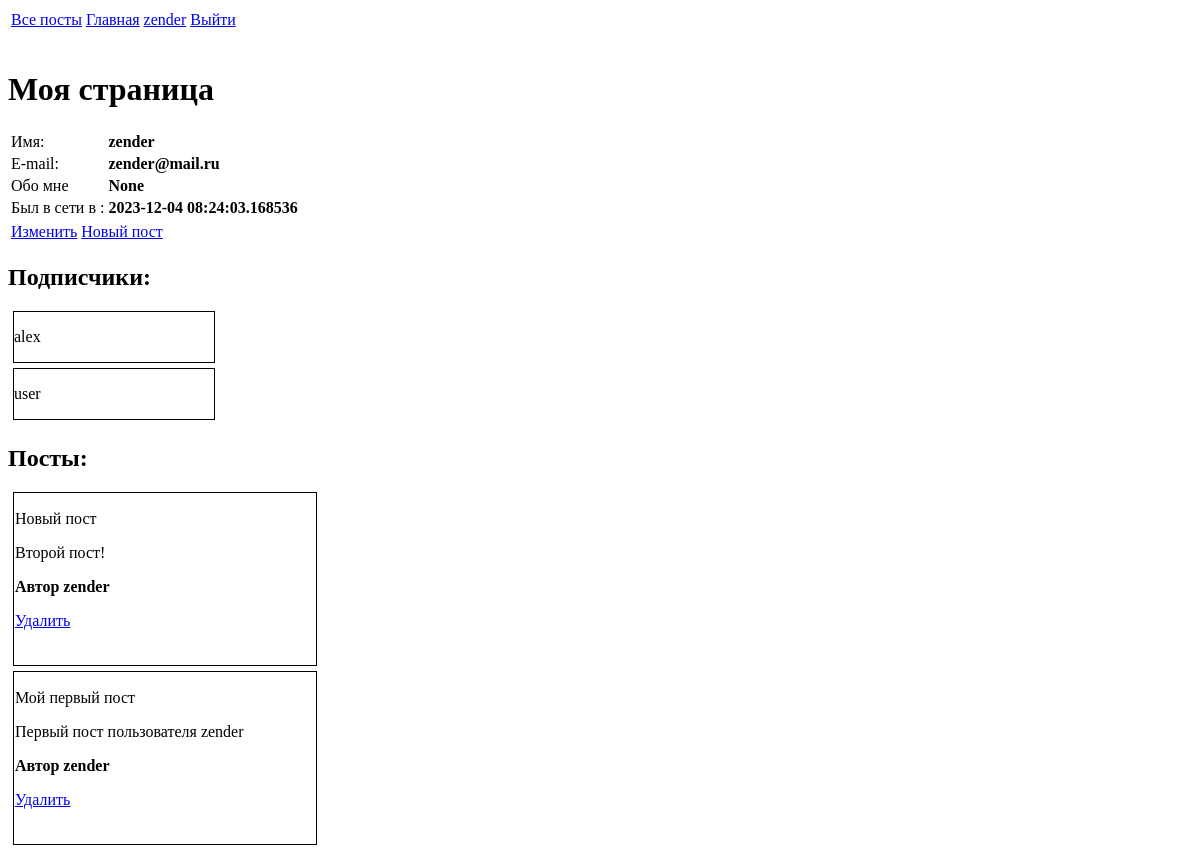
The app's page /profile/zender (signed in), older data.
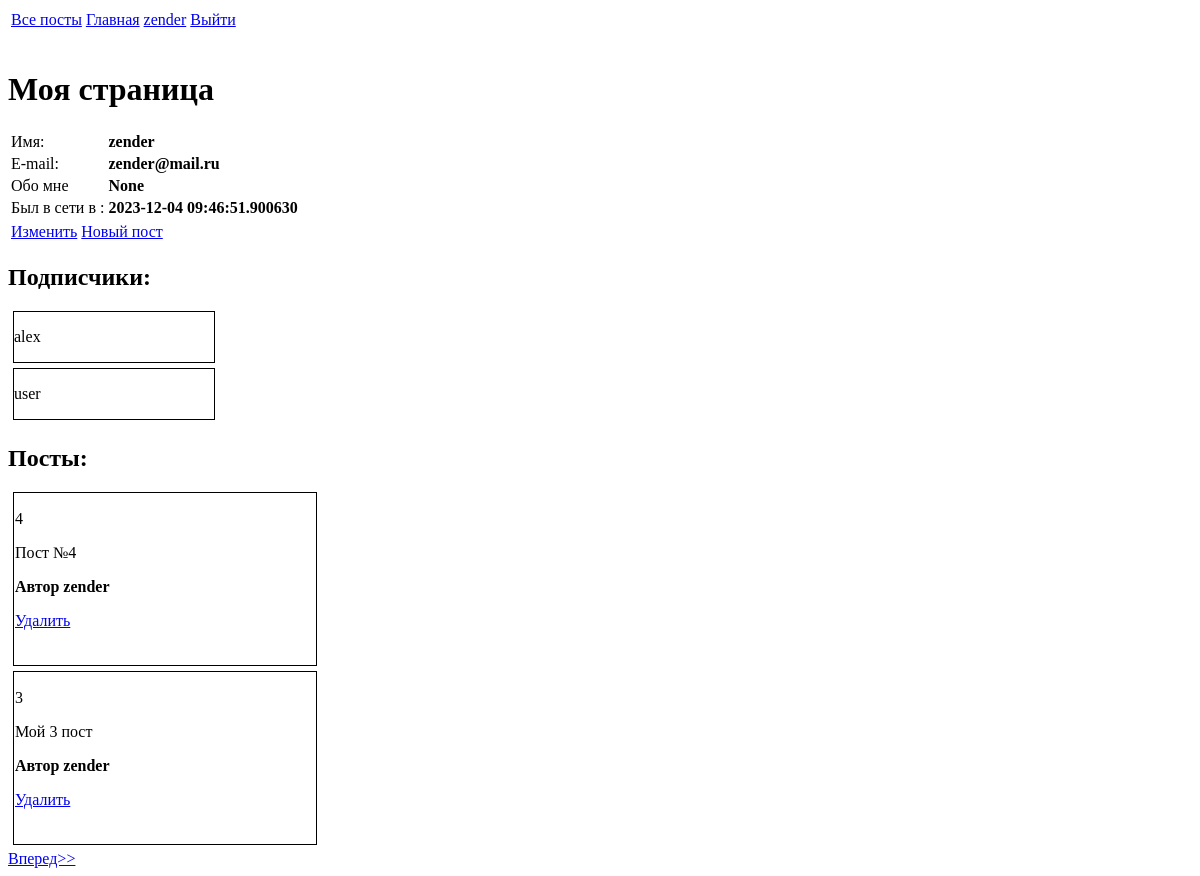
The same page, newer data.
### app/models.py (models this page shows, shortened)
class User(db.Model, UserMixin):
    id = db.Column(db.Integer, primary_key=True)
    username = db.Column(db.String, unique=True, nullable=False)
    password = db.Column(db.String(128), nullable=False)
    email= db.Column(db.String, unique=True, nullable=False)
    last_seen =db.Column(db.DateTime,default=datetime.utcnow)
    about_me = db.Column(db.String)
    posts = db.relationship('Post', backref='author', lazy='dynamic')
    followed = db.relationship(
        'User', secondary=followers,
        primaryjoin=(followers.c.follower_id==id),
        secondaryjoin=(followers.c.followed_id==id),
        backref=db.backref('follower', lazy='dynamic'), lazy='dynamic'
    )

class Post(db.Model):
    id = db.Column(db.Integer, primary_key=True)
    title = db.Column(db.String, unique=True, nullable=False)
    body = db.Column(db.String, nullable=False)
    dt =db.Column(db.DateTime,default=datetime.utcnow)
    user_id = db.Column(db.Integer, db.ForeignKey('user.id'))

### app/routes.py (the view)
@app.route('/profile/<username>')
@login_required
def profile(username):
    page = request.args.get('page', 1, type=int)
    user = User.query.filter_by(username=username).first()
    posts = user.posts.order_by(Post.dt.desc()).paginate(
        page=page, per_page=app.config['POSTS_PER_PAGE'], error_out=False
    )
    prev_url = url_for('profile',username=username, page=posts.prev_num) if posts.has_prev else None
    next_url = url_for('profile', username=username, page=posts.next_num) if posts.has_next else None
    if user is not None:
        return render_template('profile.html', user=user,
                                 posts=posts, prev_url=prev_url, next_url=next_url)
    else:
        flash('Пользователь {} не найден'.format(username))

### app/models.py (called while the page is built)
@login_manager.user_loader
def load_user(user_id):
    return User.query.get(int(user_id))

### app/routes.py (called while the page is built)
@app.before_request
def before_request():
    if current_user.is_authenticated:
        current_user.last_seen = datetime.utcnow()
        db.session.commit()

### app/templates/profile.html
{% extends 'base.html' %}
{% block content %}
    <h1>Моя страница</h1>
    <table>
        <tr>
            <td>Имя:</td>
            <td><b>{{user.username}}</b></td>
        </tr>
        <tr>
            <td>E-mail:</td>
            <td><b>{{user.email}}</b></td>
        </tr>
        <tr>
            <td>Обо мне</td>
            <td><b>{{user.about_me}}</b></td>
        </tr>
        <tr>
            <td>Был в сети в :</td>
            <td><b>{{user.last_seen}}</b></td>
        </tr>
    </table>
    <table>
        <tr>
            <td><a href="{{url_for('edit_profile')}}">Изменить </a></td>
            {% if user == current_user %}
                <td><a href="{{url_for('add_post')}}">Новый пост</a></td>
            {% elif current_user.is_following(user) %}
                <td><a href="{{url_for('unfollow', id=user.id)}}">Отписаться</a></td>
            {% else %}
                <td><a href="{{url_for('follow', id=user.id)}}">Подписаться</a></td>
            {% endif %}
        </tr>
    </table>
    {% if user.follower.first() %}
        <h2>Подписчики:</h2>
        <table>
            {% for miniuser in user.follower %}
                {% include '_miniuser.html'  %}
            {% endfor %}
        </table>
    {% else %}
            <h2> У вас нет подписчиков</h2>
    {% endif %}
    {% if posts %}
        <h2>Посты:</h2>
        <table>
            {% for post in posts %}
                {% include '_post.html' %}
            {% endfor %}
            {% include '_paginate.html'   %}
        </table>
    {% else %}
        <h2>Нет ни одного поста</h2>
    {% endif %}
{% endblock %}

### app/templates/base.html (shortened to what this page needs)
<!DOCTYPE html>
<html lang="en">
<head>
</head>
<body>
    <table>
        <td><a href="{{url_for('explore')}}">Все посты</a></td>
        <td><a href="{{url_for('index')}}">Главная</a></td>
        {% if current_user.is_anonymous %}
            <td><a href="{{url_for('login')}}">Войти</a></td>
            <td><a href="{{url_for('register')}}">Регистрация</a></td>
        {% else %}
            <td><a href="{{url_for('profile', username=current_user.username)}}">{{current_user.username}}</a></td>
            <td><a href="{{url_for('logout')}}">Выйти</a></td>
        {% endif %}
    </table>
    <br>
    {% block content %}
    {% endblock %}
</body>
</html>

### app/templates/_miniuser.html
<div class="user_mini" style="border: 1px solid; margin: 5px; width: 200px;">
    <p>{{miniuser.username}}</p>
</div>

### app/templates/_post.html
<div class="post" style="width: 300px; border: 1px; padding: 1px; margin: 5px; border-style: solid;">
    <p>{{post.title}} </p>
    <p>{{post.body}} </p>
    {% if current_user == post.author %}
        <p><b> Автор {{post.author.username}} </b> </p>
        <p><a href="{{url_for('delete_post', id=post.id)}}">Удалить</a></p>
    {% else %}
        <p><b> <a href="{{url_for('profile', username=post.author.username)}}">Автор {{post.author.username}} </a></b> </p>
    {% endif %}
    <br>
</div>

### app/templates/_paginate.html (shortened to what this page needs)
{% if next_url %}
    <a href="{{next_url}}">Вперед>> </a>
{% endif %}

Row changes from the older to the newer data that the page shows:
no longer on this page (row unchanged): Post: title "Новый пост", body "Второй пост!", author.username "zender"
no longer on this page (row unchanged): Post: title "Мой первый пост", body "Первый пост пользователя zender", author.username "zender"
changed User "zender": last_seen "2023-12-04 08:24:03.168536" → "2023-12-04 09:46:51.900630"
added Post: title "4", body "Пост №4", author.username "zender"
added Post: title "3", body "Мой 3 пост", author.username "zender"
Text that changed along with them:
text now shown: "Вперед>>"
